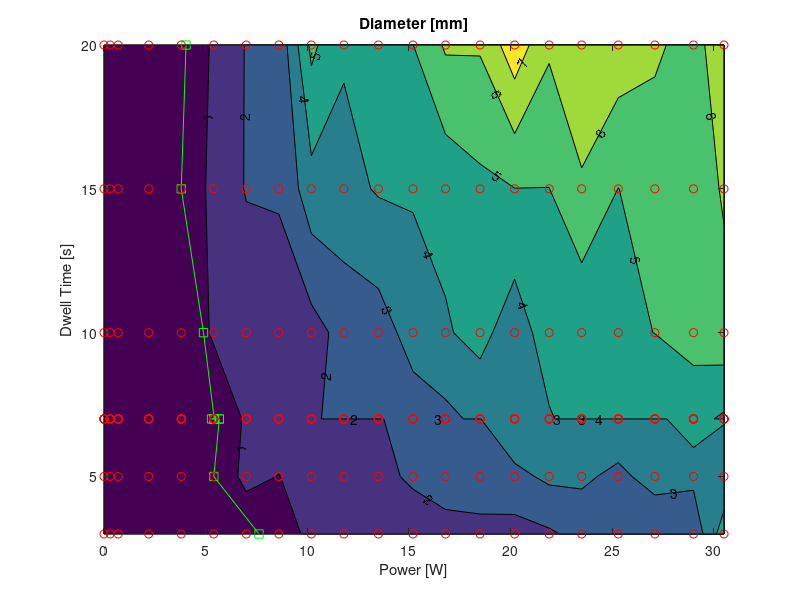
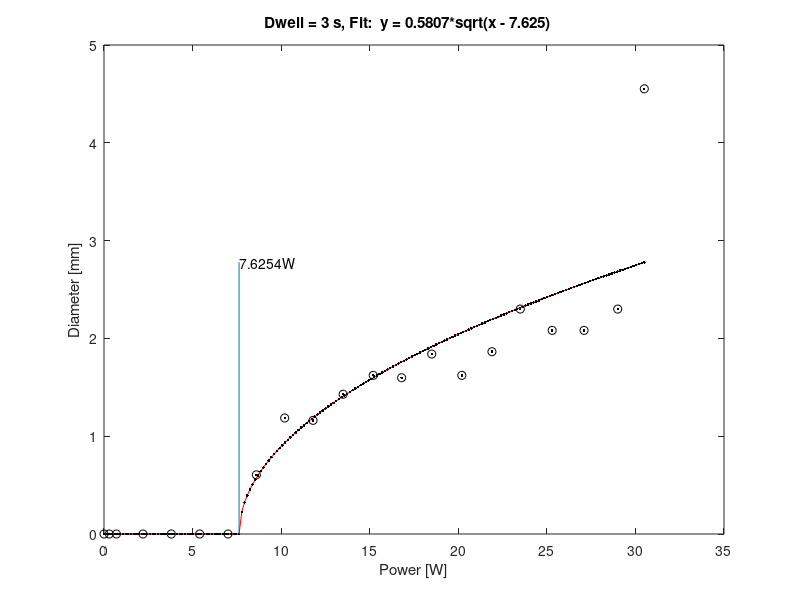
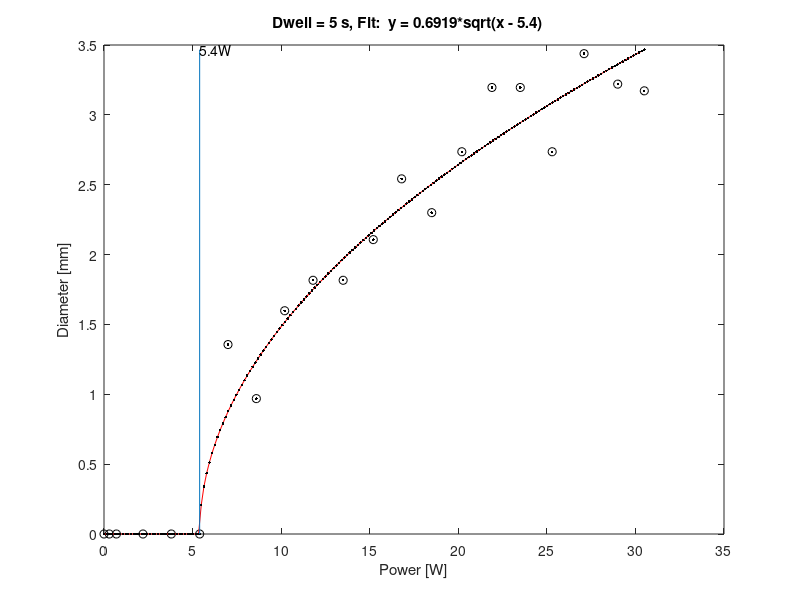
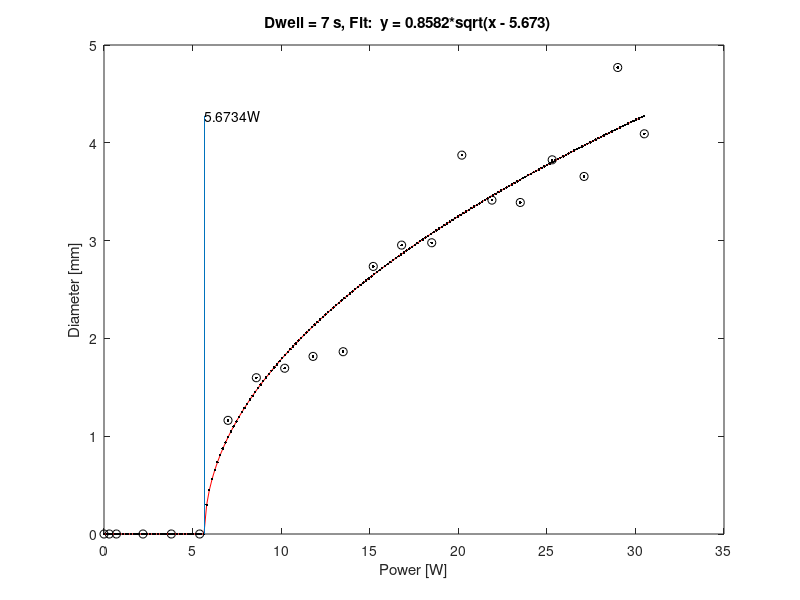

Reproduce these figures in MATLAB, in order.
clear all;close all;% data pasted from spreadsheetd=[0	0.000	0.000	0.000	0	0	0	0	0	0.000	0.000	0.0000.3	0.000	0.000	0.000	0	0	0	0	0	0.000	0.000	0.0000.7	0.000	0.000	0.000	0	0	0	0	0	0.000	0.000	0.0002.2	0.000	0.000	0.000	0	0	0	0	0	0.000	0.000	0.0003.8	0.000	0.000	0.000	0	0	0	0	0	0.000	0.000	0.0005.4	0.000	0.000	0.000	0.000	0	0.363196126	0	0	1.162	1.332	1.1627	0.000	1.356	1.162	1.162	1.065375303	1.113801453	1.331719128	1.162227603	1.404	2.058	2.0588.6	0.605	0.969	1.598	1.598	1.598062954	2.05811138	1.719128329	1.840193705	1.840	2.034	2.25210.2	1.186	1.598	1.695	1.695	2.05811138	2.082324455	2.05811138	1.86440678	1.598	3.632	5.23011.8	1.162	1.816	1.816	1.816	2.469733656	2.033898305	1.86440678	2.300242131	2.349	3.680	4.11613.5	1.429	1.816	1.864	1.864	2.276029056	2.300242131	2.082324455	2.518159806	2.518	4.092	4.79415.2	1.622	2.107	2.736	2.736	2.784503632	2.711864407	2.784503632	2.493946731	3.414	4.116	4.98816.8	1.598	2.542	2.954	2.954	3.171912833	2.736077482	2.736077482	2.736077482	3.898	4.310	6.12618.5	1.840	2.300	2.978	2.978	2.953995157	3.196125908	2.978208232	3.244552058	4.334	4.770	6.10220.2	1.622	2.736	3.874	3.874	3.849878935	3.244552058	2.978208232	3.898305085	3.414	4.988	7.62721.9	1.864	3.196	3.414	3.414	2.518159806	3.631961259	3.631961259	3.898305085	4.552	4.988	6.15023.5	2.300	3.196	3.390	3.390	3.414043584	4.939467312	2.978208232	4.527845036	4.140	5.908	6.53825.3	2.082	2.736	3.826	3.826	3.414043584	4.11622276	3.414043584	4.987893462	4.794	4.988	6.58627.1	2.082	3.438	3.656	3.656	4.309927361	4.455205811	3.849878935	4.06779661	5.012	5.472	6.15029	2.300	3.220	4.770	4.770	4.552058111	4.552058111	4.334140436	4.309927361	5.424	5.472	5.64230.5	4.552	3.172	4.092	4.092	4.697336562	4.818401937	4.963680387	3.849878935	5.690	6.102	6.610];x=d(:,1)';P=x; % power values [W]dwell_s=[3 5 7 7 7 7 7 7 10 15 20]; % sdwell=[]; % data used to be filled laterPlim=dwell-dwell; % threshold power to be filled laterdiam=[]; % diameter values to be filled later% loop over data for each duration time experiment (columns of spreadsheet)for j=2:length(d(1,:));  % take next dataset from array  y=d(:,j)';dwell=[dwell dwell_s(j-1)];diam=[diam; y];  % plot experimental data on new figure    figure;plot(x, y, 'k.',x, y, 'ko');title(disp(num2str(j-1)));hold on;drawnow    %Define the  model for minimization (least squares):  % our model: model_y=real(sqrt(x-p(1)).*p(2)) with p(1) & p(2) for fitting  % for fitting we minimize the sum of the squares of the differences of   % experimental and model values:  my_fun = @(p) sum((y-  real(sqrt(x-p(1)).*p(2)) ).^2);     %Inital guesses  p0 = [5.5,.46];     %Nonlinear fit to improve on the initial guess p0; extract threshold "th"  result = fminsearch(my_fun, p0); th=result(1); mf=result(2);    % new x values for evaluating the model  xf=[min(x):.005*range(x):max(x)];  %Function to evaluate the model  fun_eval = @(p, t) real(sqrt(t-p(1))).*p(2);    % outputting the threshold value "result(1)" (P_lim)  disp([num2str(j-1) ': Dwell = ' num2str(dwell_s(j-1)) ' s; threshold = ' num2str(th,4) ' W; mult.-factor = ' num2str(mf,4) ' mm/sqrt(W)'])    % add a plot of the result of fitting   yf=fun_eval(result, xf); plot(xf, yf, 'r',xf, yf, 'k.', [th th],[min(yf) max(yf)]);  title(['Dwell = ' num2str(dwell_s(j-1)) ' s, Fit:  y = ' num2str(result(2),4) '*sqrt(x - ' num2str(th,4) ')   '])  xlabel('Power [W]');ylabel('Diameter [mm]'); Plim(j-1)=result(1);  text(th,max(yf),[num2str(th) 'W'])end% visualize threshold dataz=dwell;figure ; [C,h] =contourf(P,z,diam,[min(min(diam)):max(max(diam))]);clabel(C,h); hold on;title(['Diameter [mm]']);xlabel('Power [W]'); ylabel('Dwell Time [s]')plot(Plim,dwell,'g',Plim,dwell,'gs');hold onfor j=1:length(x);  for k=1:length(z); plot(x(j),z(k),'ro'); end end print -dpng contplot_Kai.png;%%%%% end of code